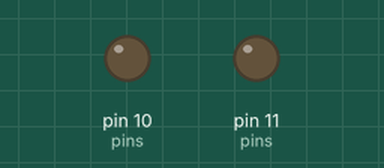
Recording of a sketch running on a simulated Arduino Uno, built with avr-gcc and run on an emulated ATmega328P. Shown: output pins drawn as LEDs (lit = HIGH). Random numbers use the default seed unless the sketch sets one.

Above: at 0.05 s.
At 10.25 s:
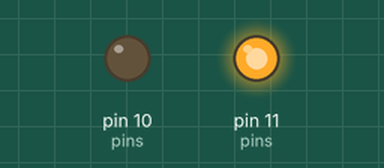
At 19.85 s:
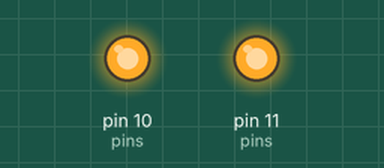
At 39.95 s:
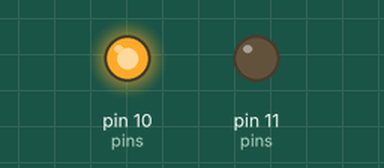
Timing chart, 0 to 40.0 s (numbered marks = the images above):
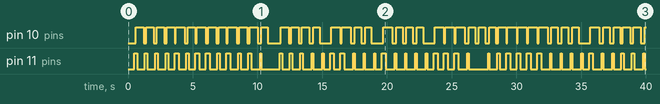

Measured:
- by itself, pin 10 (pins): LOW → HIGH at 0.60 s, → LOW 0.60 s later, → HIGH 0.20 s later, → LOW 0.60 s later, … (89 changes in this stretch)
- by itself, pin 11 (pins): moves between LOW and HIGH, repeating every 16.0 s

The sketch:

patterns_dynamic_color.ino
```cpp
const int TENTACLE_A = 0;
const int TENTACLE_B = 1;

const int RED = 0;
const int GREEN = 1;
const int BLUE = 2;

const int FIRST = 0;
const int SECOND = 1;
const int THIRD = 2;
const int FOURTH = 3;

const int OFF = -12;
const int ON = 14;

const int num_tentacles = 2;
const int num_pins_per_tentacle = 4;
const int num_within_pattern_variants = 2;
const int num_pattern_component_dimensions = 3;

const int pattern_length = 8;


/*Sample patterns*/
const int ZIG_ZAG = 0;
const int LAP = 1;
const int MANHATTAN_WALK = 2;

int pattern_to_use = LAP; //infants-->sensitive to changes in patterns of movement. prefer to look at coherent rather than incoherent (random) motion patterns
int color_to_use = RED; //infants-->sensitive to colour
int speed_to_use = 100; //infants--> sensitive to motion velocity

int ZIG_ZAG_PATTERN[num_tentacles][pattern_length][num_within_pattern_variants] = {
  { //row | color | duration | on or off. (don't need to enter a meaningful row or colour if you want a section to be off, but do need to enter a duration)
    {FIRST, ON},
    {OFF, OFF},
    {THIRD, ON},
    {OFF, OFF},

    {FOURTH, ON},
    {OFF, OFF},
    {SECOND, ON},
    {OFF, OFF}
  },
  {
    {OFF, OFF},
    {SECOND, ON},
    {OFF, OFF},
    {FOURTH, ON},

    {OFF, OFF},
    {THIRD, ON},
    {OFF, OFF},
    {FIRST, ON}
  }
};


int LAP_PATTERN[num_tentacles][pattern_length][num_within_pattern_variants] = {
  { //row | color | duration | on or off. (don't need to enter a meaningful row or colour if you want a section to be off, but do need to enter a duration)
    {FIRST, ON},
    {SECOND, ON},
    {THIRD, ON},
    {FOURTH, ON},

    {FOURTH, OFF},
    {OFF, OFF},
    {SECOND, OFF},
    {OFF, OFF}
  },
  {
    {OFF, OFF},
    {SECOND, OFF},
    {OFF, OFF},
    {FOURTH, OFF},

    {FOURTH, ON},
    {THIRD, ON},
    {SECOND, ON},
    {FIRST, ON}
  }
};


int MANHATTAN_WALK_PATTERN[num_tentacles][pattern_length][num_within_pattern_variants] = {
  { //row | color | duration | on or off. (don't need to enter a meaningful row or colour if you want a section to be off, but do need to enter a duration)
    {FIRST, ON},
    {SECOND, ON},
    {THIRD, OFF},
    {FOURTH, OFF},

    {THIRD, ON},
    {FOURTH, ON},
    {SECOND, OFF},
    {THIRD, OFF}
  },
  {
    {OFF, OFF},
    {OFF, OFF},
    {SECOND, ON},
    {THIRD, ON},

    {FOURTH, OFF},
    {FOURTH, OFF},
    {FOURTH, ON},
    {FOURTH, ON}
  }


};


//indices of cathodes for each row.
int CATHODES_PER_ROW[num_tentacles][num_pins_per_tentacle] = {
  {2, 3, 1, 0},
  {3, 0, 1, 2}
};

//indices of anodes (R,G,B) in each row. (Notice:
int COLORS[num_tentacles][num_pins_per_tentacle][3] = {
  {
    {0, 1, 3},
    {2, 0, 1},
    {3, 2, 0},
    {1, 3, 2}
  },
  {
    {0, 1, 2},
    {1, 2, 3},
    {2, 3, 0},
    {3, 0, 1}
  }

};


int pins[num_tentacles][num_pins_per_tentacle] = {
  {1, 2, 3, 5},
  {8, 9, 10, 11}

};

int duration_of_pattern_component[num_tentacles] = {0, 0};
unsigned long start_time_of_pattern_component[num_tentacles] = {0, 0};

const int INDEX_OF_USER_DEFINED_CATHODE_PIN = 0;
const int INDEX_OF_USER_DEFINED_INSTRUCTION = 1;

const int INDEX_OF_CATHODE_PIN = 0;
const int INDEX_OF_ROW = 1;
const int INDEX_OF_INSTRUCTION = 2;


int index_of_current_pattern_component[num_tentacles] = {0, 0};
int curr_pattern_component[num_tentacles][num_pattern_component_dimensions] = {
  {0, 1, ON},
  {0, 1, ON}
};


//catode index, +1%4=red, +2%4=green, +3%4=blue anodes.
int pattern[num_tentacles][pattern_length][num_pattern_component_dimensions] = {
  {
    {0, 0, OFF},
    {0, 0, OFF},
    {0, 0, OFF},
    {0, 0, OFF},
    {0, 0, OFF},
    {0, 0, OFF},
    {0, 0, OFF},
    {0, 0, OFF}
  },

  {
    {0, 0, OFF},
    {0, 0, OFF},
    {0, 0, OFF},
    {0, 0, OFF},
    {0, 0, OFF},
    {0, 0, OFF},
    {0, 0, OFF},
    {0, 0, OFF}
  }

};


void setup() {
  switch (pattern_to_use) {
    case ZIG_ZAG:
      setPattern(ZIG_ZAG_PATTERN);
      break;
    case LAP:
      setPattern(LAP_PATTERN);
      break;
    case MANHATTAN_WALK:
      setPattern(MANHATTAN_WALK_PATTERN);
      break;
  }
  disconnectAllPins();
}

void setColor(int newColor) {
  if (newColor == RED || newColor == BLUE || newColor == GREEN) {
    color_to_use = constrain(newColor, RED, BLUE);
  }
}


void setSpeed(int newSpeed) {
  speed_to_use = newSpeed;
}

void setPattern(int (*user_defined_pattern)[pattern_length][num_within_pattern_variants]) {
  for (int i = 0; i < num_tentacles; i++) {
    for (int j = 0; j < pattern_length; j++) {
      int user_defined_row = user_defined_pattern[i][j][INDEX_OF_USER_DEFINED_CATHODE_PIN];
      int user_defined_instruction = user_defined_pattern[i][j][INDEX_OF_USER_DEFINED_INSTRUCTION];
      int cathode_given_row_tentacle = CATHODES_PER_ROW[i][user_defined_row];

      pattern[i][j][INDEX_OF_INSTRUCTION] = user_defined_instruction;
      //in the user defined pattern, I wanted to just write the "OFF" value for each dimension. This conditional
      //just prevents me from writing the value of OFF to the anode and cathode pin indices.
      //
      if (user_defined_instruction == OFF) {
        pattern[i][j][INDEX_OF_CATHODE_PIN] = curr_pattern_component[num_tentacles][INDEX_OF_CATHODE_PIN];
        pattern[i][j][INDEX_OF_ROW] = curr_pattern_component[num_tentacles][INDEX_OF_ROW];
      }
      else {
        pattern[i][j][INDEX_OF_CATHODE_PIN] = cathode_given_row_tentacle;
        pattern[i][j][INDEX_OF_ROW] = user_defined_row;

      }
    }
  }
}

void disconnectAllPins() {
  for (int j = 0; j < num_tentacles; j++) {
    // put your setup code here, to run once:
    for (int i = 0; i < num_pins_per_tentacle; i++) {
      pinMode(pins[j][i], INPUT);
    }
  }
}


void updateTentaclePatternComponentIfNecessary(int index_of_tentacle) {
  unsigned long current_time = millis();
  if (timeToSwitchPatternComponent(current_time, index_of_tentacle)) {

    disconnectCurrentAnode(index_of_tentacle);
    disconnectCurrentCathode(index_of_tentacle);

    setupNextPatternComponent(index_of_tentacle);
  }
}


int c=1000;
void loop() {
  for (int i = 0; i < num_tentacles; i++) {
    updateTentaclePatternComponentIfNecessary(i);
  }

if(millis()%c==0){
  setColor(random(200)%3);
}


}


bool timeToSwitchPatternComponent(unsigned long curr_time, int index_of_tentacle) {
  unsigned long start_time_of_pattern_component_of_this_tentacle_current_pattern_component = start_time_of_pattern_component[index_of_tentacle];
  return abs(curr_time - start_time_of_pattern_component_of_this_tentacle_current_pattern_component) >= speed_to_use;
}


int getIndexOfCathodePin(int index_of_tentacle) {
  int index_of_pin = curr_pattern_component[index_of_tentacle][INDEX_OF_CATHODE_PIN];
  return index_of_pin;
}

int getActualPinValue(int index_of_tentacle, int index_of_pin) {
  int actual_pin_value = pins[index_of_tentacle][index_of_pin];
  return actual_pin_value;
}

void disconnectCurrentAnode(int index_of_tentacle) {
  int index_of_anode = COLORS[index_of_tentacle][curr_pattern_component[index_of_tentacle][INDEX_OF_ROW]][color_to_use];
  int pin = getActualPinValue(index_of_tentacle, index_of_anode);
  disconnect(pin);
}


void disconnectCurrentCathode(int index_of_tentacle) {
  int index_of_cathode_pin = getIndexOfCathodePin(index_of_tentacle);
  int pin = getActualPinValue(index_of_tentacle, index_of_cathode_pin);
  disconnect(pin);
}


void setupNextPatternComponent(int index_of_tentacle) {
  setIndexOfNextPatternComponent(index_of_tentacle);
  setNextPatternComponent(index_of_tentacle);


  if (on(index_of_tentacle)) {
    groundCathodeOfCurrentPatternComponent(index_of_tentacle);
    lightupAnodeOfCurrentPatternCathode(index_of_tentacle);
  }

  start_time_of_pattern_component[index_of_tentacle] = millis();
}

bool on(int index_of_tentacle) {
  int instruction = curr_pattern_component[index_of_tentacle][INDEX_OF_INSTRUCTION];
  return instruction != OFF;
}


//in c one cannot assign declared arrays to indices in a multidimensional array.
//to get around issue, just assign each dimension separately.
void setNextPatternComponent(int index_of_tentacle) {
  for (int i = 0; i < num_pattern_component_dimensions; i++) {
    curr_pattern_component[index_of_tentacle][i] = pattern[index_of_tentacle][index_of_current_pattern_component[index_of_tentacle]][i];
  }
}

void groundCathodeOfCurrentPatternComponent(int index_of_tentacle) {
  int index_of_cathode_pin = getIndexOfCathodePin(index_of_tentacle);
  int pin = getActualPinValue(index_of_tentacle, index_of_cathode_pin);
  makeGround(pin);
}


void lightupAnodeOfCurrentPatternCathode(int index_of_tentacle) {
  int index_of_anode = COLORS[index_of_tentacle][curr_pattern_component[index_of_tentacle][INDEX_OF_ROW]][color_to_use];
  int pin = getActualPinValue(index_of_tentacle, index_of_anode);
  lightUp(pin);
}


void setIndexOfNextPatternComponent(int index_of_tentacle) {
  int current_index = index_of_current_pattern_component[index_of_tentacle];

  if (current_index < pattern_length - 1) {
    index_of_current_pattern_component[index_of_tentacle] = current_index + 1;

  }
  else {
    index_of_current_pattern_component[index_of_tentacle] = 0;
  }
}

void makeGround(int groundPin) {
  pinMode(groundPin, OUTPUT);
  Serial.println(groundPin);
  digitalWrite(groundPin, LOW);
}

void lightUp(int anodePin) {
  pinMode(anodePin, OUTPUT);

  //Serial.println("anode: "+anodePin);
  digitalWrite(anodePin, HIGH);
}


void disconnect(int pin) {
  pinMode(pin, INPUT);
}
```
